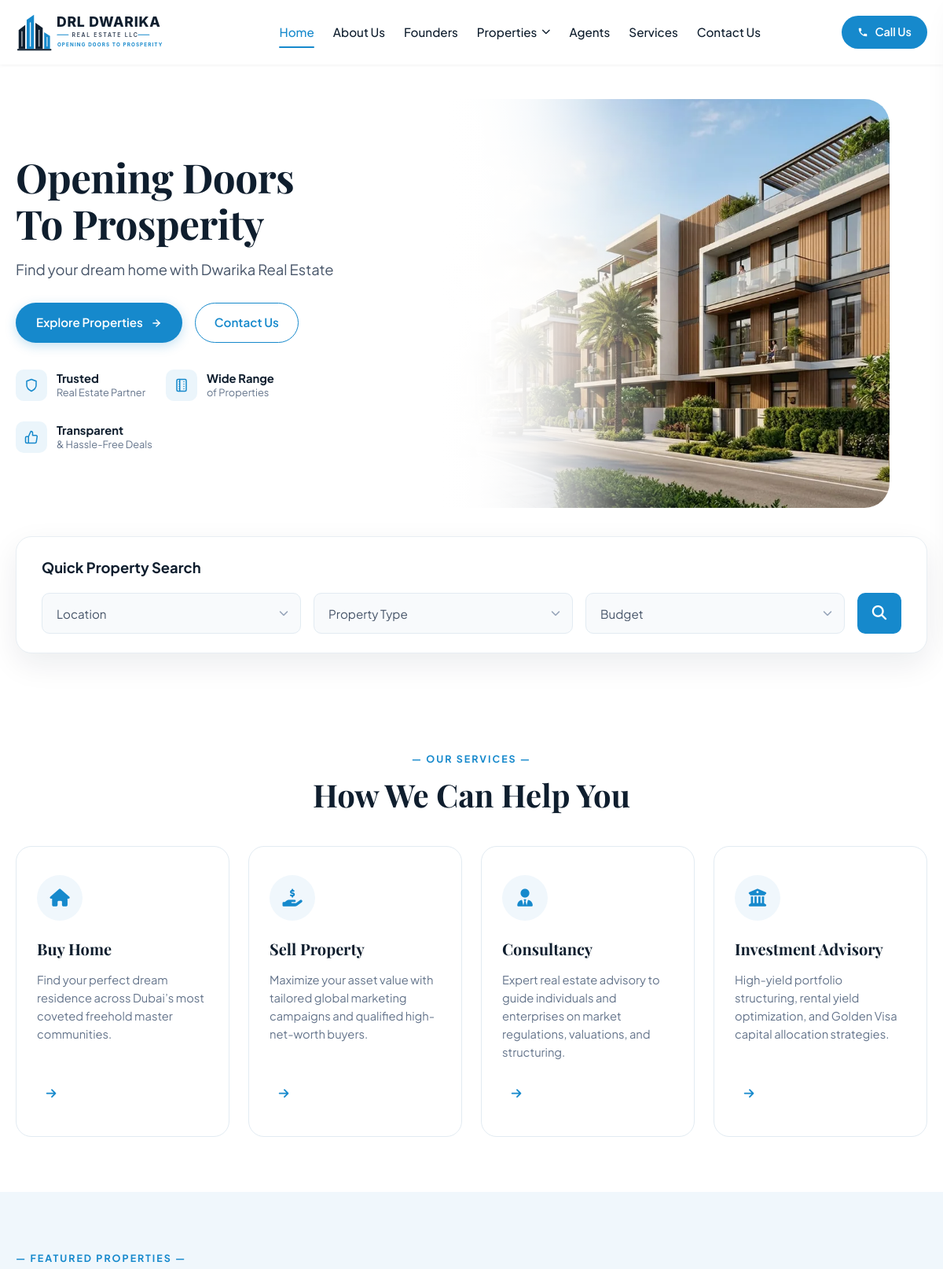
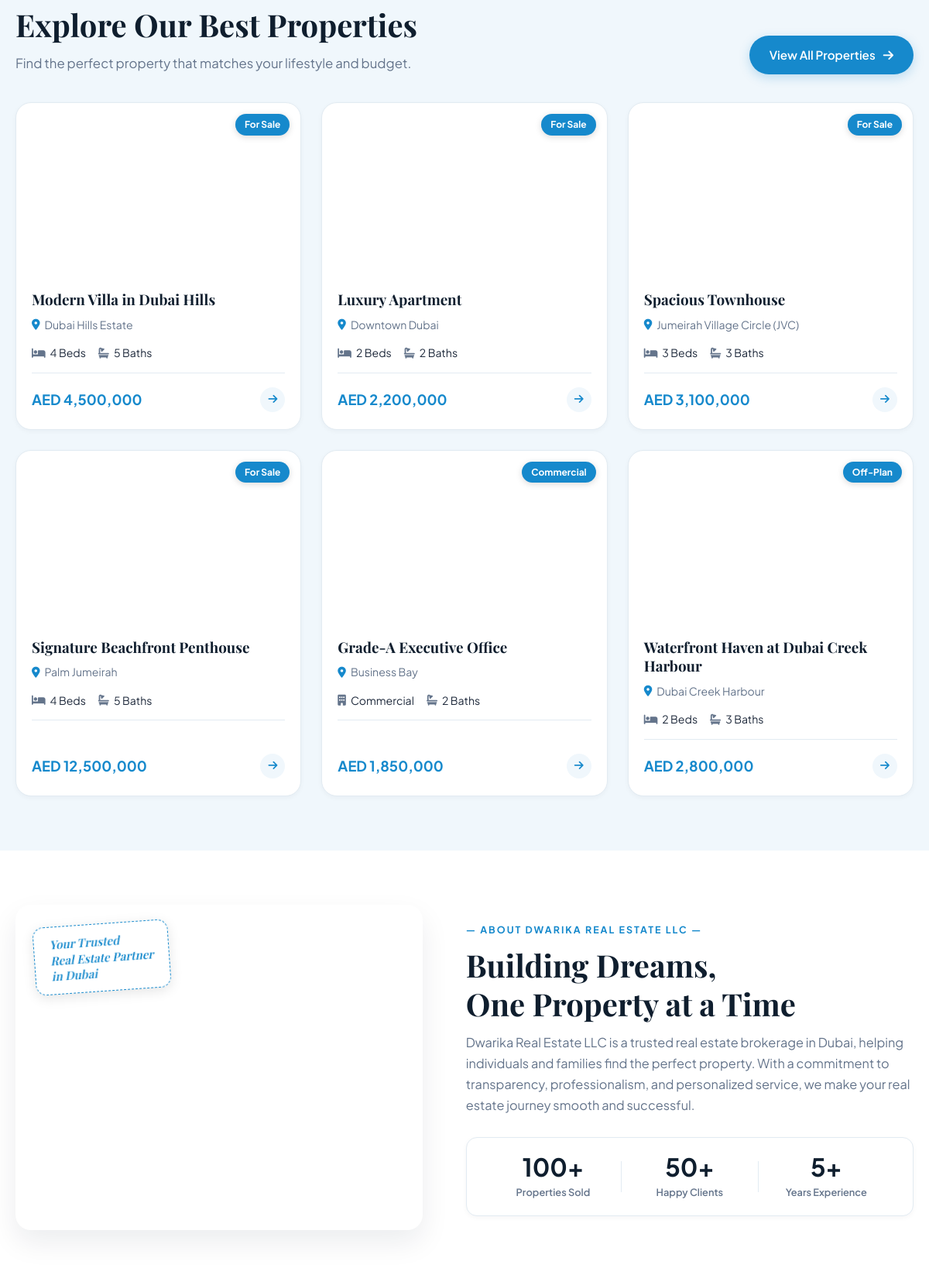
The page / (upper part) on the database its author committed (2 pictures, top to bottom).
### tables this page shows
CREATE TABLE `services` (
  `id` INT UNSIGNED AUTO_INCREMENT PRIMARY KEY,
  `title` VARCHAR(150) NOT NULL,
  `slug` VARCHAR(191) NOT NULL UNIQUE,
  `short_desc` TEXT NOT NULL,
  `full_desc` LONGTEXT NOT NULL,
  `icon` VARCHAR(60) NOT NULL DEFAULT 'fa-briefcase',
  `benefits` TEXT NULL,
  `process` TEXT NULL,
  `sort_order` INT NOT NULL DEFAULT 0,
  `is_active` TINYINT(1) NOT NULL DEFAULT 1,
  `meta_title` VARCHAR(255) NULL,
  `meta_description` TEXT NULL,
  `created_at` DATETIME NOT NULL DEFAULT CURRENT_TIMESTAMP,
  `updated_at` DATETIME NOT NULL DEFAULT CURRENT_TIMESTAMP ON UPDATE CURRENT_TIMESTAMP,
  INDEX `idx_services_active` (`is_active`, `sort_order`)
);

CREATE TABLE `properties` (
  `id` INT UNSIGNED AUTO_INCREMENT PRIMARY KEY,
  `title` VARCHAR(255) NOT NULL,
  `slug` VARCHAR(191) NOT NULL UNIQUE,
  `reference_code` VARCHAR(50) NOT NULL UNIQUE,
  `description` LONGTEXT NOT NULL,
  `price` DECIMAL(15, 2) NOT NULL DEFAULT 0.00,
  `currency` VARCHAR(10) NOT NULL DEFAULT 'AED',
  `price_prefix` VARCHAR(50) NULL COMMENT 'e.g. Starting from, Call for Price',
  `bedrooms` INT NOT NULL DEFAULT 0,
  `bathrooms` INT NOT NULL DEFAULT 0,
  `area_sqft` DECIMAL(10, 2) NOT NULL DEFAULT 0.00,
  `listing_type` ENUM('sale', 'rent', 'off-plan', 'commercial') NOT NULL DEFAULT 'sale',
  `property_type_id` INT UNSIGNED NOT NULL,
  `location_id` INT UNSIGNED NOT NULL,
  `agent_id` INT UNSIGNED NULL,
  `address` VARCHAR(255) NULL,
  `status` ENUM('published', 'draft', 'sold', 'rented', 'archived') NOT NULL DEFAULT 'published',
  `is_featured` TINYINT(1) NOT NULL DEFAULT 0,
  `featured_image` VARCHAR(255) NOT NULL,
  `virtual_tour_url` VARCHAR(255) NULL,
  `rera_permit` VARCHAR(100) NULL,
  `completion_year` VARCHAR(30) NULL,
  `furnished_status` ENUM('furnished', 'semi-furnished', 'unfurnished') NOT NULL DEFAULT 'unfurnished',
  `meta_title` VARCHAR(255) NULL,
  `meta_description` TEXT NULL,
  `views_count` INT UNSIGNED NOT NULL DEFAULT 0,
  `created_at` DATETIME NOT NULL DEFAULT CURRENT_TIMESTAMP,
  `updated_at` DATETIME NOT NULL DEFAULT CURRENT_TIMESTAMP ON UPDATE CURRENT_TIMESTAMP,
  CONSTRAINT `fk_properties_type` FOREIGN KEY (`property_type_id`) REFERENCES `property_types` (`id`) ON DELETE RESTRICT,
  CONSTRAINT `fk_properties_location` FOREIGN KEY (`location_id`) REFERENCES `locations` (`id`) ON DELETE RESTRICT,
  CONSTRAINT `fk_properties_agent` FOREIGN KEY (`agent_id`) REFERENCES `agents` (`id`) ON DELETE SET NULL,
  INDEX `idx_properties_status` (`status`),
  INDEX `idx_properties_listing_type` (`listing_type`),
  INDEX `idx_properties_featured` (`is_featured`),
  INDEX `idx_properties_agent` (`agent_id`),
  INDEX `idx_properties_price` (`price`),
  INDEX `idx_properties_bedrooms` (`bedrooms`),
  INDEX `idx_properties_created` (`created_at`)
);

CREATE TABLE `locations` (
  `id` INT UNSIGNED AUTO_INCREMENT PRIMARY KEY,
  `name` VARCHAR(150) NOT NULL,
  `slug` VARCHAR(191) NOT NULL UNIQUE,
  `city` VARCHAR(100) NOT NULL DEFAULT 'Dubai',
  `emirate` VARCHAR(100) NOT NULL DEFAULT 'Dubai',
  `description` TEXT NULL,
  `highlights` TEXT NULL,
  `is_featured` TINYINT(1) NOT NULL DEFAULT 0,
  `image_url` VARCHAR(255) NULL,
  `meta_title` VARCHAR(255) NULL,
  `meta_description` TEXT NULL,
  `created_at` DATETIME NOT NULL DEFAULT CURRENT_TIMESTAMP,
  `updated_at` DATETIME NOT NULL DEFAULT CURRENT_TIMESTAMP ON UPDATE CURRENT_TIMESTAMP,
  INDEX `idx_locations_featured` (`is_featured`),
  INDEX `idx_locations_city` (`city`)
);

### app/Views/components/property-card.php (the view)
<?php
$badgeText = match($property['listing_type']) {
    'rent'       => 'For Rent',
    'off-plan'   => 'Off-Plan',
    'commercial' => 'Commercial',
    default      => 'For Sale'
};
$image = !empty($property['featured_image']) ? $property['featured_image'] : '/assets/images/villa-dubai-hills.jpg';
$webpImage = preg_replace('/\.(jpg|jpeg|png)$/i', '.webp', $image);
$beds = (int)($property['bedrooms'] ?? 0);
$baths = (int)($property['bathrooms'] ?? 0);
$locationName = $property['location_name'] ?? 'Dubai, UAE';
?>
<article class="property-card" data-id="<?= e((string)$property['id']) ?>">
  <div class="property-card-media">
    <a href="/property/<?= e($property['slug']) ?>" class="property-card-link" aria-label="<?= e($property['title']) ?>">
      <picture>
        <source srcset="<?= e($webpImage) ?>" type="image/webp">
        <img src="<?= e($image) ?>" alt="<?= e($property['title']) ?>" loading="lazy" decoding="async" width="380" height="240" class="property-card-img">
      </picture>
    </a>
    <span class="property-badge"><?= e($badgeText) ?></span>
  </div>
  <div class="property-card-body">
    <h3 class="property-card-title">
      <a href="/property/<?= e($property['slug']) ?>">
        <?= e($property['title']) ?>
      </a>
    </h3>
    <div class="property-card-location">
      <i class="fa-solid fa-location-dot"></i>
      <span><?= e($locationName) ?></span>
    </div>
    <div class="property-card-specs">
      <?php if ($beds > 0): ?>
        <span class="spec-item"><i class="fa-solid fa-bed"></i> <?= $beds ?> Beds</span>
      <?php else: ?>
        <span class="spec-item"><i class="fa-solid fa-building"></i> Commercial</span>
      <?php endif; ?>
      <?php if ($baths > 0): ?>
        <span class="spec-item"><i class="fa-solid fa-bath"></i> <?= $baths ?> Baths</span>
      <?php endif; ?>
    </div>
    <div class="property-card-footer">
      <div class="property-price">
        <?= format_price($property['price'], $property['currency'] ?? 'AED') ?>
      </div>
      <a href="/property/<?= e($property['slug']) ?>" class="property-arrow-link" aria-label="View details for <?= e($property['title']) ?>">
        <i class="fa-solid fa-arrow-right"></i>
      </a>
    </div>
  </div>
</article>

### app/Core/Router.php (shortened to what the rows shown need)
<?php
class Router
{
    private array $routes = [];
    private function addRoute(string $method, string $path, string|callable $handler, array $middlewares = []): self
    {
        $this->routes[] = [
            'method'      => $method,
            'path'        => '/' . trim($path, '/'),
            'handler'     => $handler,
            'middlewares' => $middlewares
        ];
        return $this;
    }
    public function dispatch(string $method, string $uri): void
    {
        $parsedUri = parse_url($uri, PHP_URL_PATH);
        $cleanUri = '/' . trim($parsedUri, '/');
        foreach ($this->routes as $route) {
            $pattern = preg_replace('/\{([a-zA-Z0-9_]+)\}/', '(?P<$1>[^/]+)', $route['path']);
            $pattern = '#^' . $pattern . '$#';
            if (preg_match($pattern, $cleanUri, $matches)) {
                $params = array_filter($matches, 'is_string', ARRAY_FILTER_USE_KEY);
                if (is_string($route['handler']) && str_contains($route['handler'], '@')) {
                    [$controllerName, $action] = explode('@', $route['handler']);
                    $controllerInstance = new $controllerClass();
                    call_user_func_array([$controllerInstance, $action], $params);
                    return;
                }
            }
        }
    }
}

### app/Views/frontend/home.php (shortened to what the rows shown need)
<section class="hero-section">
  <div class="container hero-container">
    <div class="hero-content">
      <h1 class="hero-title">
        Opening Doors<br>
        To Prosperity
      </h1>
      <p class="hero-subtitle">
        Find your dream home with Dwarika Real Estate
      </p>
      <div class="hero-cta-group">
        <a href="/properties" class="btn-primary-pill" id="btnHeroExplore">
          <span>Explore Properties</span>
          <svg width="14" height="14" viewBox="0 0 24 24" fill="none" stroke="currentColor" stroke-width="2.5" stroke-linecap="round" stroke-linejoin="round" aria-hidden="true"><line x1="5" y1="12" x2="19" y2="12"></line><polyline points="12 5 19 12 12 19"></polyline></svg>
        </a>
        <a href="/contact-us" class="btn-outline-pill" id="btnHeroContact">
          <span>Contact Us</span>
        </a>
      </div>
      <div class="hero-trust-badges">
        <div class="trust-badge-item">
          <div class="trust-icon">
            <svg width="18" height="18" viewBox="0 0 24 24" fill="none" stroke="currentColor" stroke-width="2" stroke-linecap="round" stroke-linejoin="round" aria-hidden="true"><path d="M12 22s8-4 8-10V5l-8-3-8 3v7c0 6 8 10 8 10z"></path></svg>
          </div>
          <div class="trust-text">
            <strong>Trusted</strong>
            <span>Real Estate Partner</span>
          </div>
        </div>
        <div class="trust-badge-item">
          <div class="trust-icon">
          </div>
          <div class="trust-text">
            <strong>Wide Range</strong>
            <span>of Properties</span>
          </div>
        </div>
        <div class="trust-badge-item">
          <div class="trust-icon">
            <svg width="18" height="18" viewBox="0 0 24 24" fill="none" stroke="currentColor" stroke-width="2" stroke-linecap="round" stroke-linejoin="round" aria-hidden="true"><path d="M14 9V5a3 3 0 0 0-3-3l-4 9v11h11.28a2 2 0 0 0 2-1.7l1.38-9a2 2 0 0 0-2-2.3zM7 22H4a2 2 0 0 1-2-2v-7a2 2 0 0 1 2-2h3"></path></svg>
          </div>
          <div class="trust-text">
            <strong>Transparent</strong>
            <span>&amp; Hassle-Free Deals</span>
          </div>
        </div>
      </div>
    </div>
    <div class="hero-media-wrap">
      <div class="hero-image-card">
        <picture>
          <source media="(max-width: 768px)" srcset="/assets/images/hero-building-mobile-v3.webp" type="image/webp">
          <source media="(min-width: 769px)" srcset="/assets/images/hero-building-v3.webp" type="image/webp">
          <img src="/assets/images/hero-building-mobile-v3.webp" alt="Luxury Dubai Residences - DRL Dwarika Real Estate" width="480" height="360" class="hero-img" fetchpriority="high" decoding="async">
        </picture>
      </div>
    </div>
  </div>
  <div class="container search-container-wrap">
  </div>
</section>
<section class="services-section section-padding">
  <div class="container">
    <div class="section-header text-center">
      <span class="section-badge">— OUR SERVICES —</span>
      <h2 class="section-title">How We Can Help You</h2>
    </div>
    <div class="services-grid">
      <?php foreach ($services as $service): ?>
        <?php \App\Core\View::component('service-card', ['service' => $service]); ?>
      <?php endforeach; ?>
    </div>
  </div>
</section>
<section class="featured-section section-padding surface-bg">
  <div class="container">
    <div class="featured-header-row">
      <div class="header-left">
        <span class="section-badge">— FEATURED PROPERTIES —</span>
        <h2 class="section-title">Explore Our Best Properties</h2>
        <p class="section-desc">Find the perfect property that matches your lifestyle and budget.</p>
      </div>
      <div class="header-right">
        <a href="/properties" class="btn-primary-pill btn-view-all" id="btnViewAllProps">
          <span>View All Properties</span>
          <i class="fa-solid fa-arrow-right"></i>
        </a>
      </div>
    </div>
    <div class="properties-grid">
      <?php if (!empty($featuredProperties)): ?>
        <?php foreach ($featuredProperties as $prop): ?>
          <?php \App\Core\View::component('property-card', ['property' => $prop]); ?>
        <?php endforeach; ?>
      <?php else: ?>
        <p class="text-muted">No featured properties currently available. Check back soon!</p>
      <?php endif; ?>
    </div>
  </div>
</section>
<section class="about-section section-padding">
  <div class="container about-container">
    <div class="about-media-col">
      <div class="about-image-card">
        <picture>
          <source srcset="/assets/images/burj-skyline.webp" type="image/webp">
          <img src="/assets/images/burj-skyline.jpg" alt="Dubai Downtown Skyline - Burj Khalifa" width="560" height="380" class="about-img" loading="lazy" decoding="async">
        </picture>
        <div class="handwritten-sticker">
          <span>Your Trusted<br>Real Estate Partner<br>in Dubai</span>
        </div>
      </div>
    </div>
    <div class="about-text-col">
      <span class="section-badge">— ABOUT DWARIKA REAL ESTATE LLC —</span>
      <h2 class="section-title">Building Dreams,<br>One Property at a Time</h2>
      <p class="about-paragraph">
        Dwarika Real Estate LLC is a trusted real estate brokerage in Dubai, helping individuals and families find the perfect property. With a commitment to transparency, professionalism, and personalized service, we make your real estate journey smooth and successful.
      </p>
      <div class="about-stats-row">
        <div class="stat-card">
          <div class="stat-number"><?= e($settings['stat_properties_sold'] ?? '100+') ?></div>
          <div class="stat-label">Properties Sold</div>
        </div>
        <div class="stat-card">
          <div class="stat-number"><?= e($settings['stat_happy_clients'] ?? '50+') ?></div>
          <div class="stat-label">Happy Clients</div>
        </div>
        <div class="stat-card">
          <div class="stat-number"><?= e($settings['stat_years_experience'] ?? '5+') ?></div>
          <div class="stat-label">Years Experience</div>
        </div>
      </div>
    </div>
  </div>
</section>

### app/Views/components/service-card.php
<?php
$iconClass = match($service['slug']) {
    'buy-property'         => 'fa-solid fa-house',
    'sell-property'        => 'fa-solid fa-hand-holding-dollar',
    'property-consultancy' => 'fa-solid fa-user-tie',
    'investment-advisory'  => 'fa-solid fa-building-columns',
    default                => 'fa-solid fa-briefcase'
};
?>
<div class="service-card">
  <div class="service-icon-circle">
    <i class="<?= $iconClass ?>"></i>
  </div>
  <h3 class="service-title"><?= e($service['title']) ?></h3>
  <p class="service-desc">
    <?= e($service['short_desc']) ?>
  </p>
  <a href="/services/<?= e($service['slug']) ?>" class="service-arrow-link" aria-label="Learn more about <?= e($service['title']) ?>">
    <i class="fa-solid fa-arrow-right"></i>
  </a>
</div>

### rows shown on the page
services: title "Buy Home", short_desc "Find your perfect dream residence across Dubai’s most coveted freehold master communities."
services: title "Sell Property", short_desc "Maximize your asset value with tailored global marketing campaigns and qualified high-net-worth buyers."
services: title "Consultancy", short_desc "Expert real estate advisory to guide individuals and enterprises on market regulations, valuations, and structuring."
services: title "Investment Advisory", short_desc "High-yield portfolio structuring, rental yield optimization, and Golden Visa capital allocation strategies."
properties: shows a picture, listing_type "For Sale", title "Modern Villa in Dubai Hills", location.name "Dubai Hills Estate", bedrooms "4", bathrooms "5", price+currency "AED 4,500,000"
properties: shows a picture, listing_type "For Sale", title "Luxury Apartment", location.name "Downtown Dubai", bedrooms "2", bathrooms "2", price+currency "AED 2,200,000"
properties: shows a picture, listing_type "For Sale", title "Spacious Townhouse", location.name "Jumeirah Village Circle (JVC)", bedrooms "3", bathrooms "3", price+currency "AED 3,100,000"
properties: shows a picture, listing_type "For Sale", title "Signature Beachfront Penthouse", location.name "Palm Jumeirah", bedrooms "4", bathrooms "5", price+currency "AED 12,500,000"
properties: shows a picture, listing_type "Commercial", title "Grade-A Executive Office", location.name "Business Bay", bedrooms 0 (drawn), bathrooms "2", price+currency "AED 1,850,000"
properties: shows a picture, listing_type "Off-Plan", title "Waterfront Haven at Dubai Creek Harbour", location.name "Dubai Creek Harbour", bedrooms "2", bathrooms "3", price+currency "AED 2,800,000"
